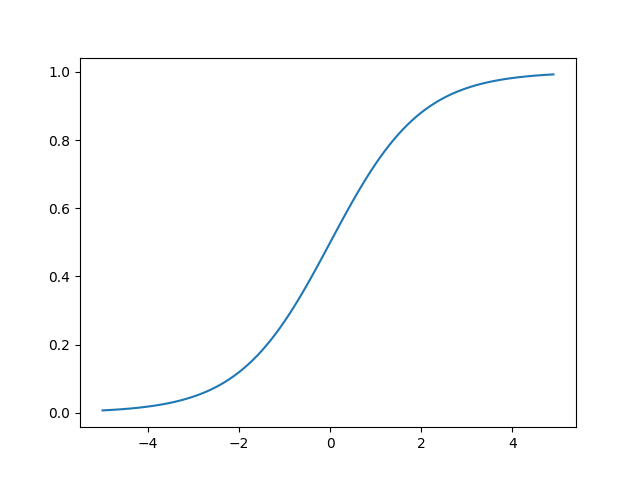

This figure's Python source:
import numpy as np 
import matplotlib.pyplot as plt

def sigmoid(x):
    return 1/(1+np.exp(-x))

x = np.arange(-5.0, 5.0, 0.1)
y = sigmoid(x)

plt.plot(x, y)
plt.savefig('sigmoid_function.png')